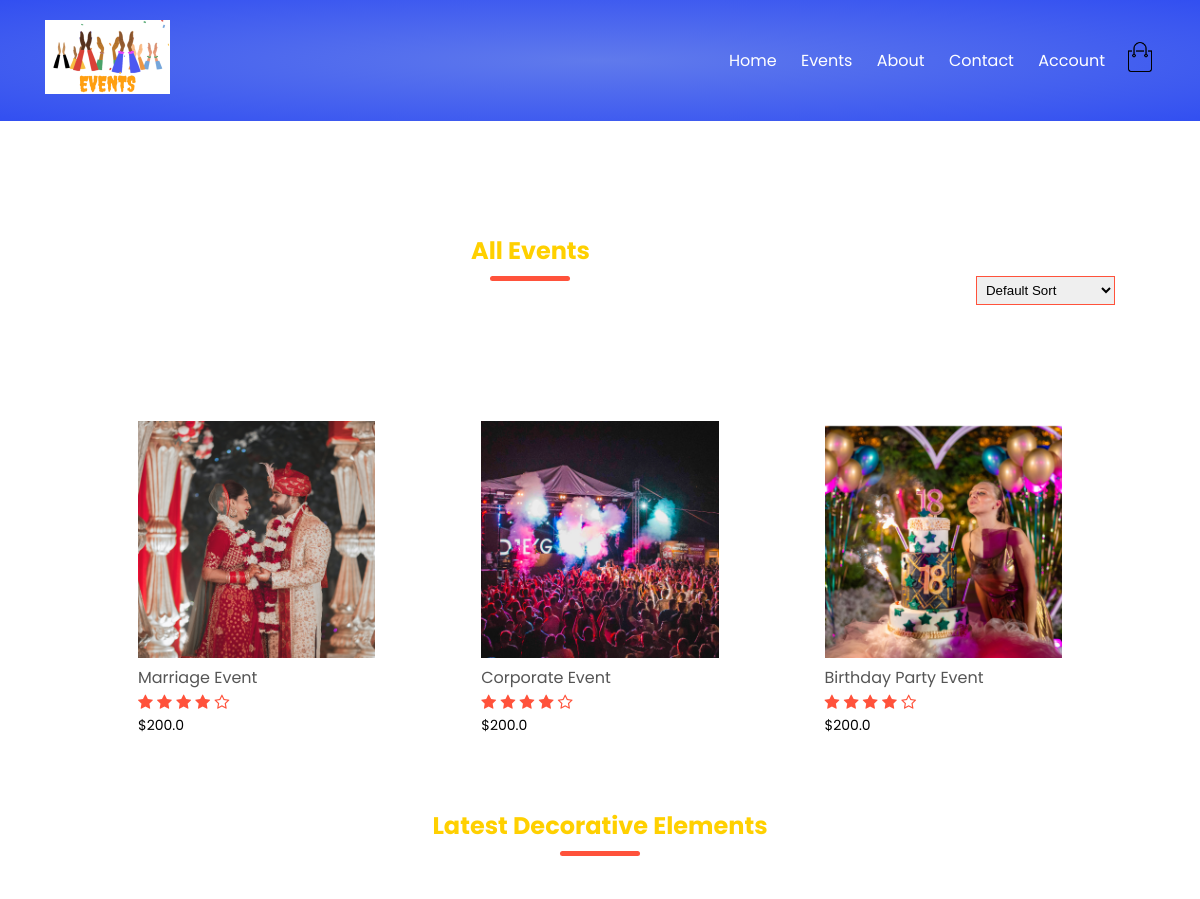
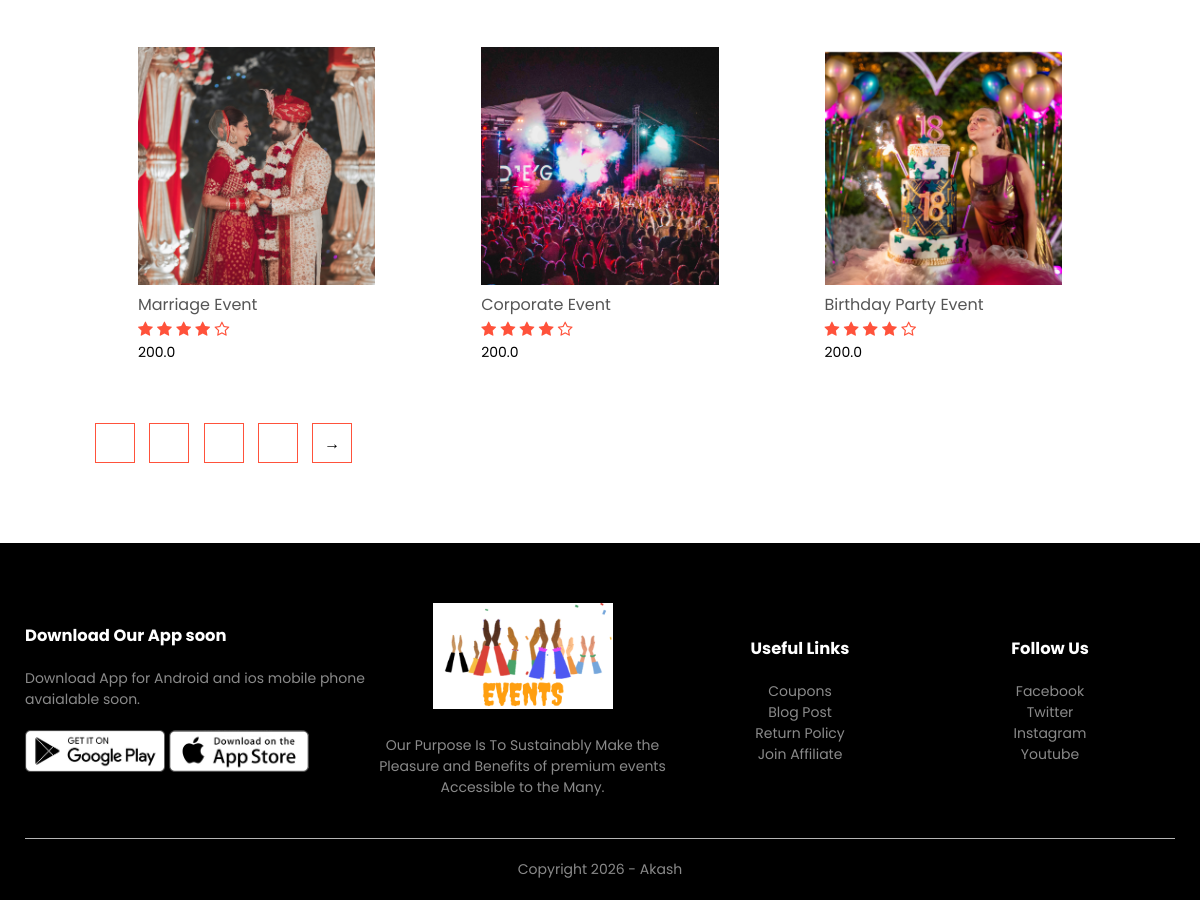
Page /eventlist on the committed database (2 pictures, top to bottom).
### events/models.py (models this page shows, shortened)
class Event(models.Model):
    LIVE=1
    DELETE=0
    DELETE_CHOICES=((LIVE,'Live'),(DELETE,'Delete'))
    title=models.CharField(max_length=200)
    quote=models.FloatField()
    description=models.TextField()
    image=models.ImageField(upload_to='media/')
    priority=models.IntegerField(default=0)
    create_at=models.DateTimeField(auto_now_add=True)
    updated_at=models.DateTimeField(auto_now=True)

### events/views.py (the view)
# urls.py: path('eventlist',views.eventlist,name='eventlist'),
def eventlist(request):
    page=1
    if request.GET:
        page=request.GET.get('page',1)
    events_list=Event.objects.order_by('priority')
    events_paginator=Paginator(events_list,3)
    events_list=events_paginator.get_page(page)
    context={'events': events_list}
    return render(request,'eventlayout.html', context)

### events/templatetags/chunks.py (called while the page is built)
@register.filter(name='chunks')
def chunks(list_data,chunk_size):
    chunk=[]
    i=0
    for data in list_data:
        chunk.append(data)
        i=i+1
        if i == chunk_size:
            yield chunk
            i=0
            chunk=[]
    yield chunk

### templates/eventlayout.html
{% extends 'blanklayout.html' %}
{% block content %}
{% include 'eventelement.html' %}
{% endblock content %}

### templates/eventelement.html (shortened to what this page needs)
{% load static %}
{% load chunks %}
{% load decchunks %}
    <div class="small-container">
        <div class="row row-2">
            <h2 class="title">All Events</h2>
            <select>
                <option>Default Sort</option>
            </select>
        </div>
        {% for event_chunks in events|chunks:4 %}
        <div class="row">
            {% for event in event_chunks %}
            <div class="col-4">
                <a href="{% url 'eventdetails' event.id %}"><img src="{{ event.image.url }}"></a>
                <h4>{{ event.title }}</h4>
                <div class="rating">
                    <i class="fa fa-star"></i>
                    <i class="fa fa-star"></i>
                    <i class="fa fa-star"></i>
                    <i class="fa fa-star"></i>
                    <i class="fa fa-star-o"></i>
                </div>
                <p class="price">${{ event.quote }}</p>
            </div>
            {% endfor %}
        </div>
        {% endfor %}
        <h2 class="title">Latest Decorative Elements</h2>
        {% for decelement_chunks in events|chunks:4 %}
        <div class="row">
            {% for dec in decelement_chunks %}
            <div class="col-4">
                <img src="{{ dec.image.url }}">
                <h4>{{ dec.title }}</h4>
                <div class="rating">
                    <i class="fa fa-star"></i>
                    <i class="fa fa-star"></i>
                    <i class="fa fa-star"></i>
                    <i class="fa fa-star"></i>
                    <i class="fa fa-star-o"></i>
                </div>
                <p class="price">{{ dec.quote }}</p>
            </div>
            {% endfor %}
        </div>
        {% endfor %}
        <div class="page-btn">
            <a href="?page=1"><span>1</span></a>
            <a href="?page=2"><span>2</span></a>
            <a href="?page=3"><span>3</span></a>
            <a href="?page=4"><span>4</span></a>
            <span>&#8594;</span>
        </div>
    </div>

### static/css/style.css (style rules this page uses)
* { margin: 0; padding: 0; box-sizing: border-box; }
body { font-family: 'Poppins', sans-serif; }
a { text-decoration: none; color: #ffffff; }
p { color: #f1f50b; }
.row { display: flex; align-items: center; flex-wrap: wrap; justify-content: space-around; }
.small-container { max-width: 1080px; margin: auto; padding-left: 25px; padding-right: 25px; }
.col-4 { flex-basis: 25%; padding: 10px; min-width: 200px; margin-bottom: 50px; transition: transform 0.5s; }
.col-4 img { width: 100%; }
.price { color: #000000; }
.title { text-align: center; margin: 0 auto 80px; position: relative; line-height: 60px; color: #ffd000; }
.title::after { content: ''; background: #ff523b; width: 80px; height: 5px; border-radius: 5px; position: absolute; bottom: 0; left: 50%; transform: translateX(-50%); }
h4 { color: #555; font-weight: normal; }
.col-4 p { font-size: 14px; }
.rating .fa { color: #ff523b; }
.row-2 { justify-content: space-between; margin: 100px auto 50px; }
select { border: 1px solid #ff523b; padding: 5px; }
.page-btn { margin: 0 auto 80px; }
.page-btn span { display: inline-block; border: 1px solid #ff523b; margin-left: 10px; width: 40px; height: 40px; text-align: center; line-height: 40px; cursor: pointer; }

### rows in the picture
Event: image (picture), title "Marriage Event", quote "200.0"
Event: image (picture), title "Corporate Event", quote "200.0"
Event: image (picture), title "Birthday Party Event", quote "200.0"
